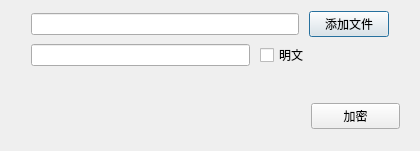
<?xml version="1.0" encoding="UTF-8"?>
<ui version="4.0">
 <class>lockedAndUnlockedDlg</class>
 <widget class="QDialog" name="lockedAndUnlockedDlg">
  <property name="geometry">
   <rect>
    <x>0</x>
    <y>0</y>
    <width>420</width>
    <height>151</height>
   </rect>
  </property>
  <property name="windowTitle">
   <string>Dialog</string>
  </property>
  <layout class="QVBoxLayout" name="verticalLayout">
   <property name="bottomMargin">
    <number>0</number>
   </property>
   <item>
    <layout class="QHBoxLayout" name="horizontalLayout_2">
     <property name="spacing">
      <number>10</number>
     </property>
     <property name="leftMargin">
      <number>20</number>
     </property>
     <property name="rightMargin">
      <number>20</number>
     </property>
     <item>
      <widget class="QLineEdit" name="fileNameLineEdit"/>
     </item>
     <item>
      <widget class="QPushButton" name="addFileBtn">
       <property name="text">
        <string>添加文件</string>
       </property>
      </widget>
     </item>
    </layout>
   </item>
   <item>
    <layout class="QHBoxLayout" name="horizontalLayout">
     <property name="spacing">
      <number>10</number>
     </property>
     <property name="leftMargin">
      <number>20</number>
     </property>
     <property name="rightMargin">
      <number>100</number>
     </property>
     <item>
      <widget class="QLineEdit" name="passwdLineEdit">
       <property name="echoMode">
        <enum>QLineEdit::Password</enum>
       </property>
       <property name="dragEnabled">
        <bool>false</bool>
       </property>
      </widget>
     </item>
     <item>
      <widget class="QCheckBox" name="checkBox">
       <property name="text">
        <string>明文</string>
       </property>
      </widget>
     </item>
    </layout>
   </item>
   <item>
    <widget class="QWidget" name="widget" native="true">
     <layout class="QHBoxLayout" name="horizontalLayout_3">
      <property name="leftMargin">
       <number>300</number>
      </property>
      <property name="bottomMargin">
       <number>0</number>
      </property>
      <item>
       <widget class="QPushButton" name="okBtn">
        <property name="text">
         <string>加密</string>
        </property>
       </widget>
      </item>
     </layout>
    </widget>
   </item>
  </layout>
 </widget>
 <resources/>
 <connections/>
</ui>
